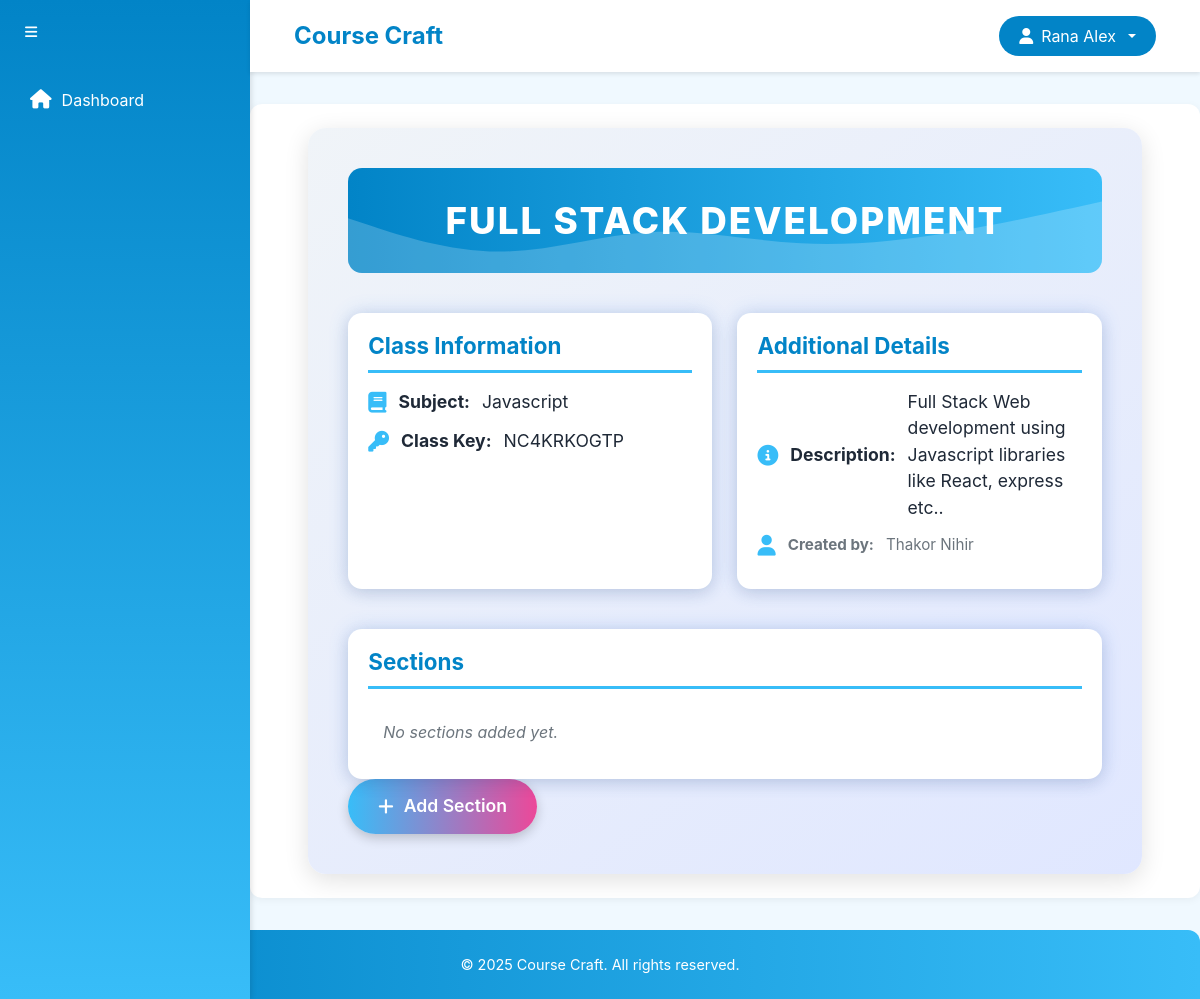
Page /teacher/class/4/ (signed in) on the earlier database version.
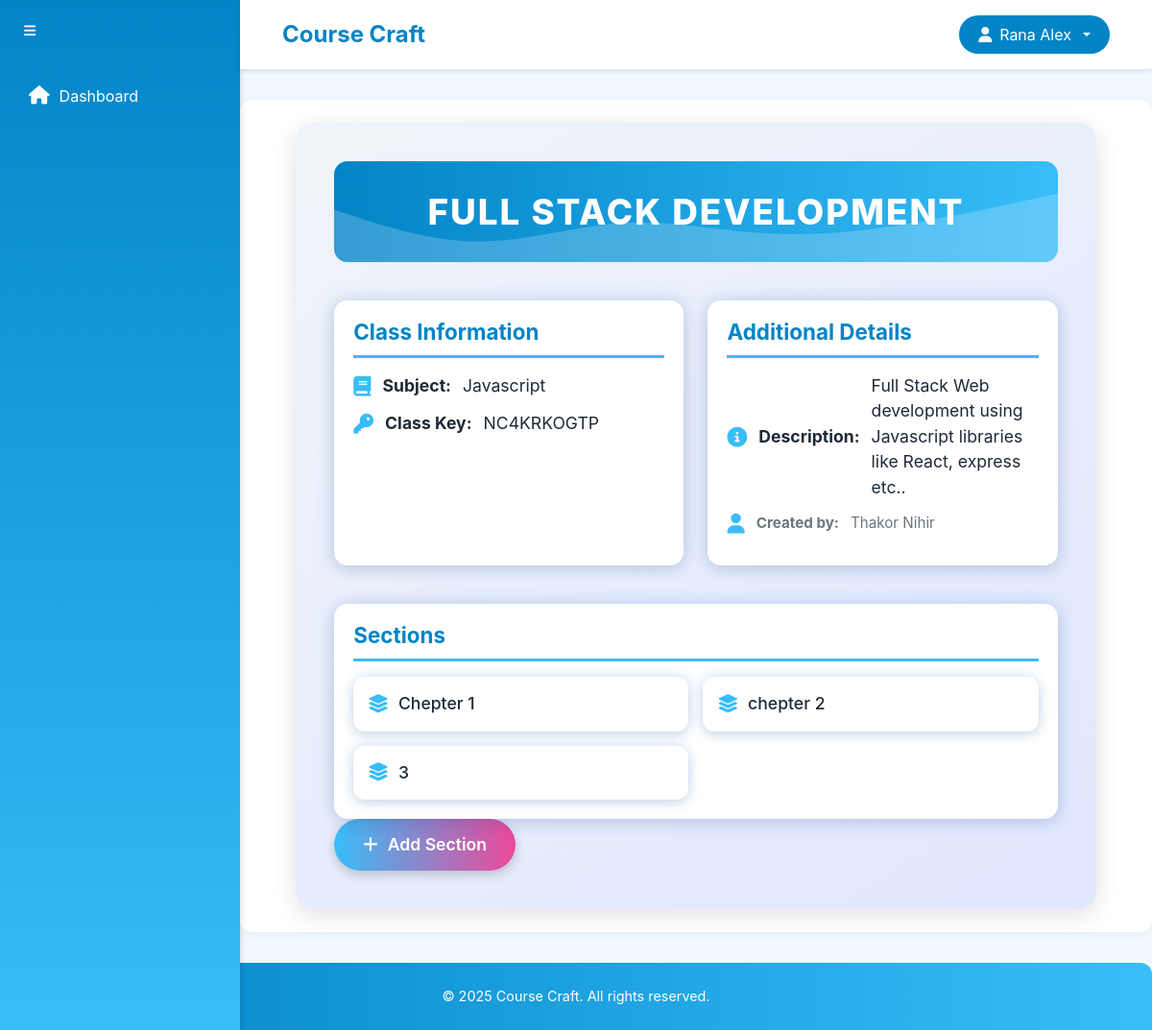
Same page on the later database version.
### teacher/models.py (models this page shows, shortened)
class Section(models.Model):
    name = models.CharField(max_length=100)
    classroom = models.ForeignKey(Classroom, on_delete=models.CASCADE, related_name='sections')

### teacher/views.py (the view)
# urls.py: path('class/<int:class_id>/', views.class_detail, name='class_detail'),
@login_required
def class_detail(request, class_id):
    classroom = get_object_or_404(Classroom, id=class_id)
    sections = classroom.sections.all()
    if request.method == 'POST':
        form = SectionForm(request.POST)
        if form.is_valid():
            section = form.save(commit=False)
            section.classroom = classroom
            section.save()
            return redirect('teacher:class_detail', class_id=classroom.id)
    else:
        form = SectionForm()
    return render(request, 'teacher/class_detail.html', {
        'classroom': classroom,
        'sections': sections,
        'form': form
    })

### templates/teacher/class_detail.html (shortened to what this page needs)
{% extends 'teacher/base.html' %}
{% block content %}
<div class="detail-container">
    <div class="detail-hero">{{ classroom.class_name }}</div>
    <div class="detail-grid">
        <div class="detail-card">
            <h5>Class Information</h5>
            <p><i class="fas fa-book"></i> <strong>Subject:</strong> {{ classroom.subject }}</p>
            <p><i class="fas fa-key"></i> <strong>Class Key:</strong> {{ classroom.class_key }}</p>
        </div>
        <div class="detail-card">
            <h5>Additional Details</h5>
            <p><i class="fas fa-info-circle"></i> <strong>Description:</strong> {{ classroom.description|default:"No description provided." }}</p>
            <p class="text-muted"><i class="fas fa-user"></i> <strong>Created by:</strong> {{ classroom.teacher.full_name }}</p>
        </div>
    </div>
    <div class="detail-card">
        <h5>Sections</h5>
        <div id="section-list" class="section-list">
            {% for section in sections %}
                <div class="section-card">
                    <a href="{% url 'teacher:section_detail' classroom.id section.id %}">
                        <i class="fas fa-layer-group"></i> {{ section.name }}
                    </a>
                </div>
            {% empty %}
                <div class="section-card no-sections">No sections added yet.</div>
            {% endfor %}
        </div>
    </div>
    <button class="add-section-btn" onclick="openModal()">
        <i class="fas fa-plus"></i> Add Section
    </button>
</div>
{% endblock %}

Differences in the rows shown:
added Section: name "Chepter 1"
added Section: name "chepter 2"
added Section: name "3"
Other differences:
text no longer shown: "No sections added yet."
